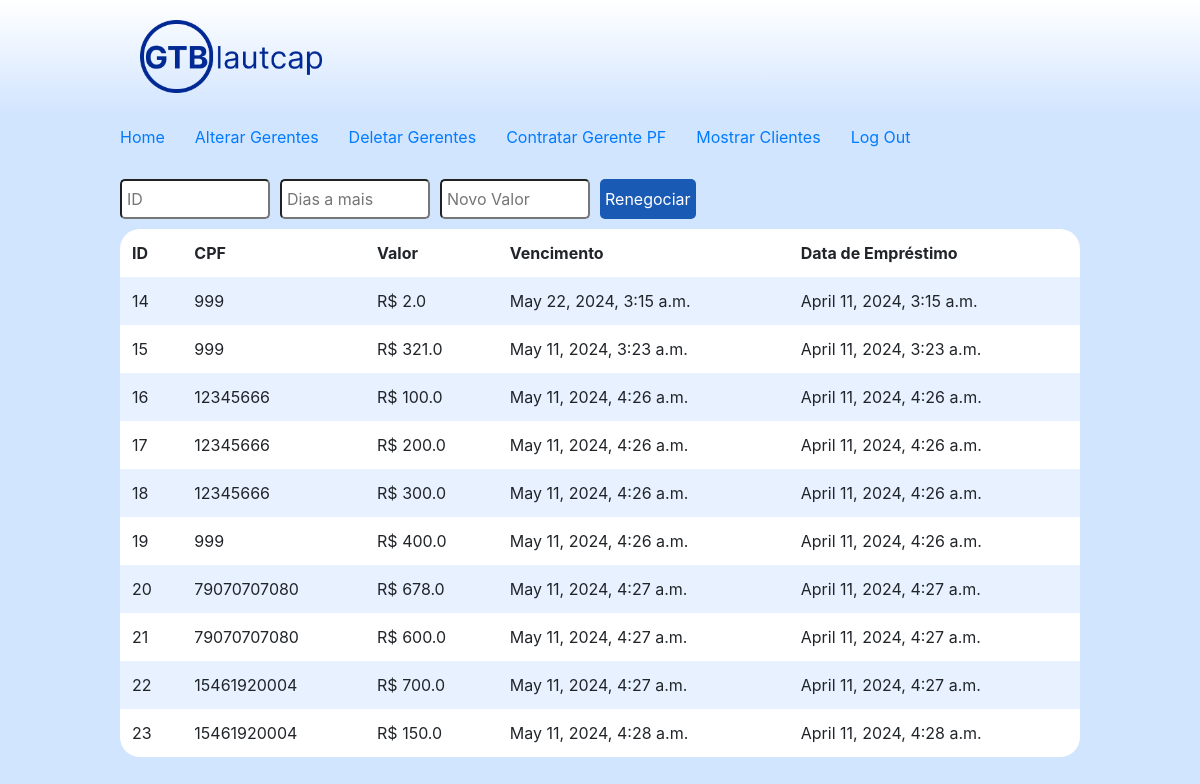
Page /renegociarEmprestimoPF (signed in) on the committed database.
### gtb/models.py (models this page shows, shortened)
class Emprestimo(models.Model):
    tipo               = models.CharField(max_length=64, null=False, blank=False)
    CPF_CNPJ           = models.CharField(max_length=15, null=False, blank=False)
    valor              = models.FloatField(default=0, null=False, blank=False)
    vencimento         = models.DateTimeField(default=(datetime.now() + timedelta(days=30)))
    data_de_emprestimo = models.DateTimeField(auto_now_add=True)

### gtb/viewGerentePF.py (the view)
# urls.py: path("renegociarEmprestimoPF", viewGerentePF.renegociarEmprestimoPF, name="renegociarEmprestimoPF"),
def renegociarEmprestimoPF(request):
    emprestimos = models.Emprestimo.objects.filter(tipo="pf")
    if request.method == "POST":
        valor = request.POST["valor"]
        ID = request.POST["ID"]
        dias = int(request.POST["data"])
        if ID:
            emprestimo = models.Emprestimo.objects.get(id=ID)
            if dias:
                emprestimo.vencimento += timedelta(days=dias)
                emprestimo.save()
            if valor:
                emprestimo.valor = valor
                emprestimo.save()
            messages.success(request, "Emprestimo renegociado com sucesso")
            return render(request, "gtb/renegociarEmprestimoPF.html",{
                        "emprestimos": emprestimos
                    })
        else:
            messages.error(request, "Nenhum emprestimo selecionado")
            return render(request, "gtb/renegociarEmprestimoPF.html",{
                        "emprestimos": emprestimos
                    })
    else:
        return render(request, "gtb/renegociarEmprestimoPF.html",{
                "emprestimos": emprestimos})

### gtb/templates/gtb/renegociarEmprestimoPF.html (shortened to what this page needs)
{% extends "gtb/layout.html" %}
{% load filter %}
{% load static %}
{% block head %}
    <link href="{% static 'gtb/acoes.css' %}" rel="stylesheet">
{% endblock %}
    {% block body %}
        <form action="{% url 'renegociarEmprestimoPF' %}" method="post">
            <div class="formDiv">
                <div class="divComprarAcoes">
                <input class="textoProcurarAcao" type="text" name="ID" placeholder="ID">
                <input class="textoProcurarAcao" type="text" name="data" placeholder="Dias a mais">
                <input class="textoProcurarAcao" type="number" name="valor" placeholder="Novo Valor">
                <button class="botaoProcurarAcao" type="submit" name="botaoVenderAcao">Renegociar</button>
            </div>
            <div class="tableDiv">
                <table>
                    <thead>
                        <tr>
                            <th>ID</th>
                            <th>CPF</th>
                            <th>Valor</th>
                            <th>Vencimento</th>
                            <th>Data de Empréstimo</th>
                        </tr>
                    </thead>
                    <tbody>
                        {% for emprestimo in emprestimos %}
                            <tr>
                                <td>{{ emprestimo.id }}</td>
                                <td>{{ emprestimo.CPF_CNPJ }}</td>
                                <td>R$ {{ emprestimo.valor }}</td>
                                <td>{{ emprestimo.vencimento }}</td>
                                <td>{{ emprestimo.data_de_emprestimo }}</td>
                            </tr>
                        {% endfor %}
                    </tbody>
                </table>
            </div>
        </div>
    </form>
{% endblock %}

### gtb/static/gtb/layout.css (style rules this page uses)
body { padding: 0px; margin: 0; background-color: #d2e5ff; width: 100%; }

### gtb/static/gtb/acoes.css (style rules this page uses)
.textoProcurarAcao { width: 150px; height: 40px; margin-right: 10px; border-radius: 5px; padding-left: 5px; font-size: 16px; }
.divComprarAcoes { padding-top: 2%; display: flex; flex-direction: row; align-items: center; justify-content: flex-start; width: 80vw; }
.botaoProcurarAcao { background-color: #195ab4; color: white; border-radius: 5px; border: none; padding-left: 5px; padding-right: 5px; height: 40px; font-size: 16px; }
.formDiv { width: 80vw; display: flex; flex-direction: column; align-items: center; justify-content: space-between; }
.tableDiv { padding-top: 10px; width: 100%; }
table { background-color: white; margin-bottom: 1rem; width: 100%; border-radius: 20px; }
table th, table td { padding: 0.75rem; vertical-align: middle; }
tbody tr:nth-of-type(odd) { background-color: rgb(179, 208, 255, 0.3) }

### rows in the picture
Emprestimo: id "14", CPF_CNPJ "999", valor "2.0", vencimento "May 22, 2024, 3:15 a.m.", data_de_emprestimo "April 11, 2024, 3:15 a.m."
Emprestimo: id "15", CPF_CNPJ "999", valor "321.0", vencimento "May 11, 2024, 3:23 a.m.", data_de_emprestimo "April 11, 2024, 3:23 a.m."
Emprestimo: id "16", CPF_CNPJ "12345666", valor "100.0", vencimento "May 11, 2024, 4:26 a.m.", data_de_emprestimo "April 11, 2024, 4:26 a.m."
Emprestimo: id "17", CPF_CNPJ "12345666", valor "200.0", vencimento "May 11, 2024, 4:26 a.m.", data_de_emprestimo "April 11, 2024, 4:26 a.m."
Emprestimo: id "18", CPF_CNPJ "12345666", valor "300.0", vencimento "May 11, 2024, 4:26 a.m.", data_de_emprestimo "April 11, 2024, 4:26 a.m."
Emprestimo: id "19", CPF_CNPJ "999", valor "400.0", vencimento "May 11, 2024, 4:26 a.m.", data_de_emprestimo "April 11, 2024, 4:26 a.m."
Emprestimo: id "20", CPF_CNPJ "79070707080", valor "678.0", vencimento "May 11, 2024, 4:27 a.m.", data_de_emprestimo "April 11, 2024, 4:27 a.m."
Emprestimo: id "21", CPF_CNPJ "79070707080", valor "600.0", vencimento "May 11, 2024, 4:27 a.m.", data_de_emprestimo "April 11, 2024, 4:27 a.m."
Emprestimo: id "22", CPF_CNPJ "15461920004", valor "700.0", vencimento "May 11, 2024, 4:27 a.m.", data_de_emprestimo "April 11, 2024, 4:27 a.m."
Emprestimo: id "23", CPF_CNPJ "15461920004", valor "150.0", vencimento "May 11, 2024, 4:28 a.m.", data_de_emprestimo "April 11, 2024, 4:28 a.m."
